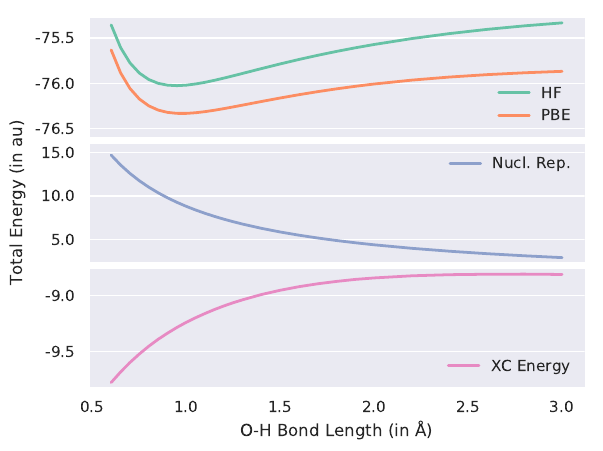

Here is the Python script that generated this plot:
#!/usr/bin/env python

import copy
import numpy as np
from scipy.optimize import curve_fit
import matplotlib
matplotlib.use('Agg')
import matplotlib.pyplot as plt
from matplotlib.ticker import MaxNLocator, FormatStrFormatter
from matplotlib.legend_handler import HandlerLineCollection, HandlerTuple, HandlerLine2D
import seaborn as sns

# data

b = np.array([
0.60,
0.65,
0.70,
0.75,
0.80,
0.85,
0.90,
0.95,
1.00,
1.05,
1.10,
1.15,
1.20,
1.25,
1.30,
1.40,
1.50,
1.60,
1.70,
1.80,
1.90,
2.00,
#2.10,
2.20,
#2.30,
2.40,
#2.50,
2.60,
#2.70,
2.80,
#2.90,
3.00
])

e_hf = np.array([
-75.35661,
-75.60638,
-75.77584,
-75.88812,
-75.95940,
-76.00119,
-76.02174,
-76.02702,
-76.02144,
-76.00823,
-75.98975,
-75.96775,
-75.94346,
-75.91782,
-75.89147,
-75.83843,
-75.78675,
-75.73762,
-75.69155,
-75.64867,
-75.60894,
-75.57225,
#-75.53909,
-75.50720,
#-75.47856,
-75.45221,
#-75.42799,
-75.40574,
#-75.38531,
-75.36658,
#-75.34942,
-75.33371
])

e_dft = np.array([
-75.63289,
-75.88554,
-76.05840,
-76.17451,
-76.25005,
-76.29650,
-76.32211,
-76.33284,
-76.33304,
-76.32589,
-76.31370,
-76.29814,
-76.28042,
-76.26138,
-76.24166,
-76.20180,
-76.16308,
-76.12660,
-76.09287,
-76.06201,
-76.03400,
-76.00875,
#-75.98609,
-75.96587,
#-75.94790,
-75.93196,
#-75.91787,
-75.90542,
#-75.89443,
-75.88476,
#-75.87625,
-75.86879
])

nuc = np.array([
+14.670,
+13.542,
+12.574,
+11.736,
+11.003,
+10.355,
+9.780,
+9.265,
+8.802,
+8.383,
+8.002,
+7.654,
+7.335,
+7.042,
+6.771,
+6.287,
+5.868,
+5.501,
+5.178,
+4.890,
+4.633,
+4.401,
#+4.191,
+4.001,
#+3.827,
+3.668,
#+3.521,
+3.385,
#+3.260,
+3.144,
#+3.035,
+2.934
])

xc = np.array([
-9.779,
-9.685,
-9.600,
-9.524,
-9.455,
-9.393,
-9.338,
-9.287,
-9.241,
-9.200,
-9.162,
-9.127,
-9.095,
-9.066,
-9.040,
-8.993,
-8.955,
-8.923,
-8.897,
-8.876,
-8.858,
-8.845,
#-8.834,
-8.826,
#-8.820,
-8.816,
#-8.813,
-8.812,
#-8.811,
-8.811,
#-8.812,
-8.814
])

sns.set(style='darkgrid', font='DejaVu Sans')

fig, (ax1, ax2, ax3) = plt.subplots(3, 1, sharex=True)

palette = sns.color_palette('Set2')

ax1.plot(b, e_hf, linewidth=2, linestyle='-', color=palette[0], label='HF')
ax1.plot(b, e_dft, linewidth=2, linestyle='-', color=palette[1], label='PBE')
ax1.xaxis.grid(False)
ax1.legend(loc='lower right', frameon=False)
ax1.set_ylim(bottom=-76.6)
ax1.yaxis.set_major_formatter(FormatStrFormatter('%6.1f'))
ax2.plot(b, nuc, linewidth=2, linestyle='-', color=palette[2], label='Nucl. Rep.')
ax2.xaxis.grid(False)
ax2.legend(loc='upper right', frameon=False)
ax2.set_ylim(top=16.0)
ax2.yaxis.set_major_formatter(FormatStrFormatter('%6.1f'))
ax2.set_ylabel('Total Energy (in au)')
ax3.plot(b, xc, linewidth=2, linestyle='-', color=palette[3], label='XC Energy')
ax3.xaxis.grid(False)
ax3.legend(loc='lower right', frameon=False)
ax3.yaxis.set_major_formatter(FormatStrFormatter('%6.1f'))
ax3.set_xlabel('O-H Bond Length (in Å)')

fig.subplots_adjust(hspace=0.05)
sns.despine()
plt.savefig('h2o_pes_total.pdf', bbox_inches = 'tight', dpi=1000)

